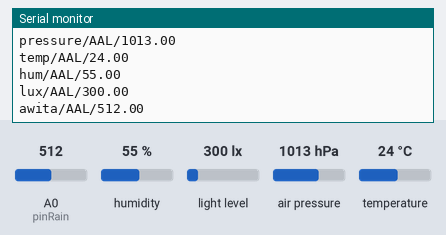
Recording of a sketch running on a simulated ESP8266 (NodeMCU). Parts: the last lines printed to the serial monitor. The test bench sets the inputs (shaded band); at power-on: humidity 55 %, A0 (pinRain) = 512, light level 300 lx, air pressure 1013 hPa, temperature 24 °C. WiFi joins after 1.5 s; servers stay silent unless stated; no MQTT or app messages arrive unless stated.

Above: at 6.2 s.
6.3 s: humidity set to 22 %
At 10.8 s:
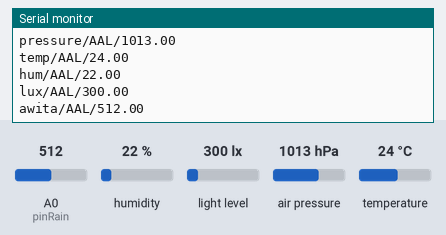
11.9 s: A0 (pinRain) set to 716
At 16.0 s:
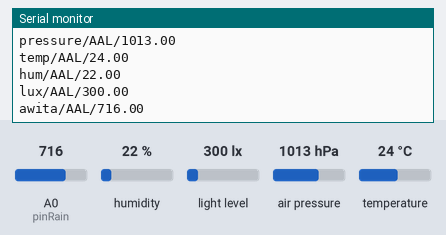
17.5 s: light level set to 40 lx
At 21.2 s:
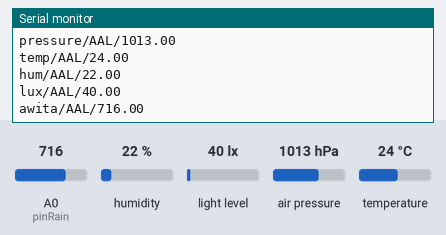
23.1 s: air pressure set to 952 hPa
28.7 s: A0 (pinRain) set to 992
At 31.5 s:
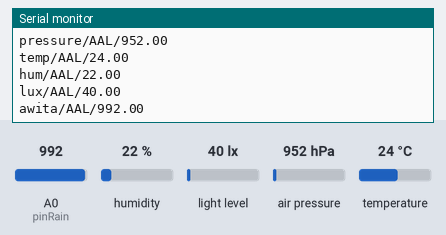
34.3 s: temperature set to 12 °C
Timing chart, 0 to 37.3 s (numbered marks = the images above; inputs shaded):
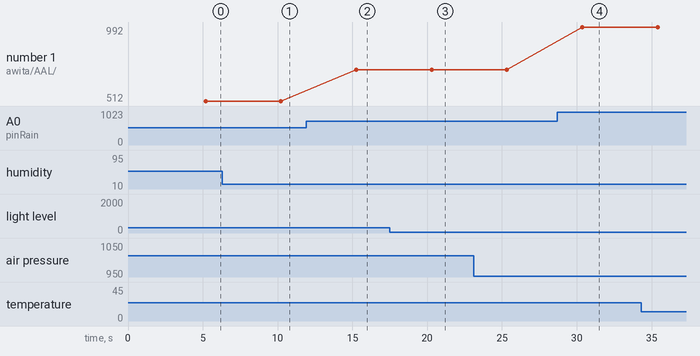

The sketch:

mqtt_bme280_bh1750.ino
```cpp
#include <ArduinoMqttClient.h>
#include <ESP8266WiFi.h>
#include <Wire.h>
#include <SPI.h>
#include <BH1750.h>
#include <Adafruit_Sensor.h>
#include <Adafruit_BME280.h>

#include "/home/alejandra/Desktop/IoT-agriculture-measurements/mqtt_bme280_bh1750/net_secrets.h"

char ssid[] = SECRET_SSID; // nombre Wi-Fi
char pass[] = SECRET_PASS; // contraseña Wi-Fi

WiFiClient wifiClient;
MqttClient mqttClient(wifiClient); // Cliente Mqtt

const char broker[] = "192.168.20.25"; // Ip
int        port     = 1885; // puerto Mqtt


String topics[5] = {"pressure/", "temp/", "hum/", "lux/", "awita/"}; // temas para recibir
String deviceId = "AAL";

Adafruit_BME280 bme; // sensor de tem, hum, pressure
BH1750 lightMeter(0x23); // sensor de lux

int pinRain = A0; // sensor de lluvia
int DigitalRain = 0;


// la guia del codigo es basado en los ejemplos de ArduinoMqttClient (WiFiAdvancedCallback

void setup(){
  Serial.begin(9600);

  Wire.begin();

  while (!Serial) {
    ;
  }


  Serial.print("Attempting to connect to WPA SSID: ");
  Serial.println(ssid);
  while (WiFi.begin(ssid, pass) != WL_CONNECTED) {
    // failed, retry
    Serial.print(".");
    delay(5000);
  }

  Serial.println("You're connected to the network");
  Serial.println();

  mqttClient.setUsernamePassword("aaatest1", "aaatest1_nuncasupecomoseescribe"); // usuario


  Serial.print("Attempting to connect to the MQTT broker: ");
  Serial.println(broker);

  if (!mqttClient.connect(broker, port)) {
    Serial.print("MQTT connection failed! Error code = ");
    Serial.println(mqttClient.connectError());

    while (1);
  }

  Serial.println("You're connected to the MQTT broker!");
  Serial.println();


  if (lightMeter.begin(BH1750::CONTINUOUS_HIGH_RES_MODE)) {
    Serial.println(F("BH1750 Advanced begin"));
  }
  else {
    Serial.println(F("Error initialising BH1750"));
  }

  bool status = bme.begin(0x76);

}

void loop() {
  mqttClient.poll();
  DigitalRain = analogRead(pinRain);

  //mediciones: [presión en hPa, humedad, temperatura, lux, Lluvia]
  double measurement[5] = {bme.readPressure()/100.0F,  bme.readTemperature(), bme.readHumidity(), lightMeter.readLightLevel(), DigitalRain};

  //creación de las payload con los datos a ser enviado a cada tema
  String payloads[5] = {"", "", "", "", ""};

  for(int i = 0; i < 5; i++)
    payloads[i] += measurement[i];

    bool retained = false;
    int qos = 2;
    bool dup = false;

   for(int i = 0; i < 5; i++){
      mqttClient.beginMessage("esp/"+topics[i]+deviceId, payloads[i].length(), retained, qos, dup);
      mqttClient.print(payloads[i]);
      mqttClient.endMessage();

      Serial.println();
      Serial.print(topics[i]+deviceId);
      Serial.print("/");
      Serial.print(payloads[i]);
      Serial.println();
    }

  delay(5000);
}
```

net_secrets.h
```cpp
#define SECRET_SSID ""
#define SECRET_PASS ""
```

Measured:
- after the input at 6.3 s, the serial monitor: prints a new line after 3.9 s (image 1)
- after the input at 11.9 s, the serial monitor: prints a new line after 3.4 s (image 2)
- after the input at 17.5 s, the serial monitor: prints a new line after 2.8 s (image 3)
- after the input at 28.7 s, the serial monitor: prints a new line after 1.7 s (image 4)
- plotted number 1: 512 → 716 after the input at 11.9 s, 716 → 992 after the input at 28.7 s
